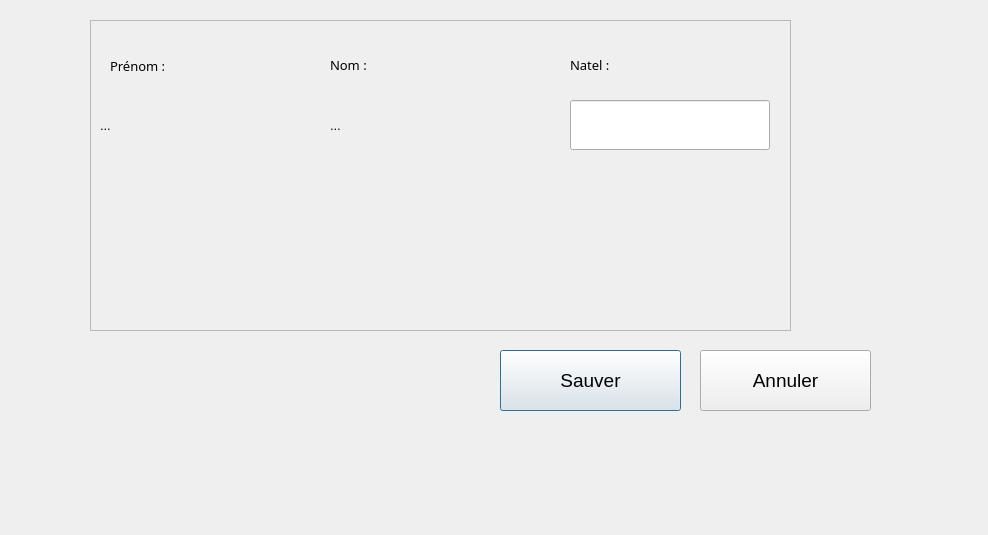
<?xml version="1.0" encoding="UTF-8"?>
<ui version="4.0">
 <class>Details</class>
 <widget class="QDialog" name="Details">
  <property name="geometry">
   <rect>
    <x>0</x>
    <y>0</y>
    <width>988</width>
    <height>535</height>
   </rect>
  </property>
  <property name="windowTitle">
   <string>Détails de l'employé</string>
  </property>
  <widget class="QFrame" name="frame">
   <property name="geometry">
    <rect>
     <x>90</x>
     <y>20</y>
     <width>701</width>
     <height>311</height>
    </rect>
   </property>
   <property name="toolTip">
    <string/>
   </property>
   <property name="frameShape">
    <enum>QFrame::StyledPanel</enum>
   </property>
   <property name="frameShadow">
    <enum>QFrame::Raised</enum>
   </property>
   <property name="lineWidth">
    <number>2</number>
   </property>
   <widget class="QLabel" name="lblDprenom">
    <property name="geometry">
     <rect>
      <x>20</x>
      <y>20</y>
      <width>161</width>
      <height>51</height>
     </rect>
    </property>
    <property name="font">
     <font>
      <family>Arial Black</family>
      <pointsize>10</pointsize>
      <weight>10</weight>
      <italic>false</italic>
      <bold>false</bold>
     </font>
    </property>
    <property name="styleSheet">
     <string notr="true">font: 87 10pt &quot;Arial Black&quot;;</string>
    </property>
    <property name="text">
     <string>Prénom :</string>
    </property>
   </widget>
   <widget class="QLabel" name="lblPrenom">
    <property name="geometry">
     <rect>
      <x>10</x>
      <y>80</y>
      <width>171</width>
      <height>51</height>
     </rect>
    </property>
    <property name="font">
     <font>
      <pointsize>10</pointsize>
     </font>
    </property>
    <property name="text">
     <string>...</string>
    </property>
   </widget>
   <widget class="QLabel" name="lblDnom">
    <property name="geometry">
     <rect>
      <x>240</x>
      <y>20</y>
      <width>200</width>
      <height>50</height>
     </rect>
    </property>
    <property name="font">
     <font>
      <family>Arial Black</family>
      <pointsize>10</pointsize>
      <weight>10</weight>
      <italic>false</italic>
      <bold>false</bold>
     </font>
    </property>
    <property name="styleSheet">
     <string notr="true">font: 87 10pt &quot;Arial Black&quot;;</string>
    </property>
    <property name="text">
     <string>Nom :</string>
    </property>
   </widget>
   <widget class="QLabel" name="lblNom">
    <property name="geometry">
     <rect>
      <x>240</x>
      <y>80</y>
      <width>200</width>
      <height>50</height>
     </rect>
    </property>
    <property name="font">
     <font>
      <pointsize>10</pointsize>
     </font>
    </property>
    <property name="text">
     <string>...</string>
    </property>
   </widget>
   <widget class="QLabel" name="lblphone">
    <property name="geometry">
     <rect>
      <x>480</x>
      <y>20</y>
      <width>200</width>
      <height>50</height>
     </rect>
    </property>
    <property name="font">
     <font>
      <family>Arial Black</family>
      <pointsize>10</pointsize>
      <weight>10</weight>
      <italic>false</italic>
      <bold>false</bold>
     </font>
    </property>
    <property name="styleSheet">
     <string notr="true">font: 87 10pt &quot;Arial Black&quot;;</string>
    </property>
    <property name="text">
     <string>Natel :</string>
    </property>
   </widget>
   <widget class="QLineEdit" name="inputphone">
    <property name="geometry">
     <rect>
      <x>480</x>
      <y>80</y>
      <width>200</width>
      <height>50</height>
     </rect>
    </property>
   </widget>
  </widget>
  <widget class="QPushButton" name="btnSave">
   <property name="geometry">
    <rect>
     <x>500</x>
     <y>350</y>
     <width>181</width>
     <height>61</height>
    </rect>
   </property>
   <property name="font">
    <font>
     <pointsize>14</pointsize>
    </font>
   </property>
   <property name="text">
    <string>Sauver</string>
   </property>
  </widget>
  <widget class="QPushButton" name="btnCancel">
   <property name="geometry">
    <rect>
     <x>700</x>
     <y>350</y>
     <width>171</width>
     <height>61</height>
    </rect>
   </property>
   <property name="font">
    <font>
     <pointsize>14</pointsize>
    </font>
   </property>
   <property name="text">
    <string>Annuler</string>
   </property>
   <property name="autoDefault">
    <bool>true</bool>
   </property>
   <property name="default">
    <bool>false</bool>
   </property>
   <property name="flat">
    <bool>false</bool>
   </property>
  </widget>
 </widget>
 <resources/>
 <connections>
  <connection>
   <sender>btnCancel</sender>
   <signal>clicked()</signal>
   <receiver>Details</receiver>
   <slot>close()</slot>
   <hints>
    <hint type="sourcelabel">
     <x>778</x>
     <y>374</y>
    </hint>
    <hint type="destinationlabel">
     <x>805</x>
     <y>475</y>
    </hint>
   </hints>
  </connection>
 </connections>
</ui>
